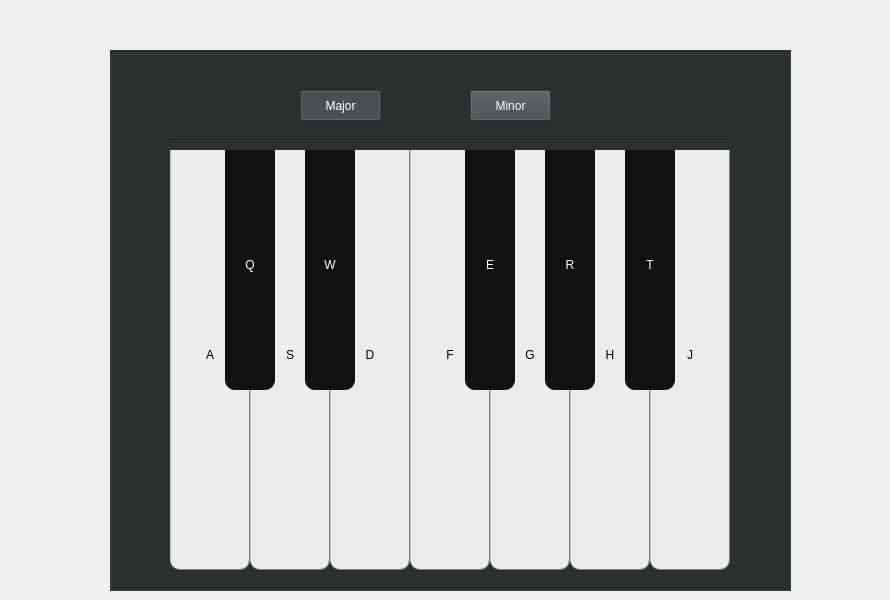
        <widget class="QWidget" name="pianoTab">
         <attribute name="icon">
          <iconset resource="../../../../../images.qrc">
           <normaloff>:/icons/icons/piano-icon.png</normaloff>:/icons/icons/piano-icon.png</iconset>
         </attribute>
         <attribute name="title">
          <string/>
         </attribute>
         <widget class="QGroupBox" name="pianoGroupBox">
          <property name="geometry">
           <rect>
            <x>110</x>
            <y>50</y>
            <width>681</width>
            <height>541</height>
           </rect>
          </property>
          <property name="styleSheet">
           <string notr="true">background-color: rgb(46, 47, 47);</string>
          </property>
          <property name="title">
           <string/>
          </property>
          <widget class="QPushButton" name="PianoBKeyPushButton">
           <property name="geometry">
            <rect>
             <x>540</x>
             <y>90</y>
             <width>80</width>
             <height>430</height>
            </rect>
           </property>
           <property name="styleSheet">
            <string notr="true">QPushButton {
	border: 1.1px grey;
    border-radius: 10px;
    border-style: outset;
	background-color: rgb(236, 236, 236);
    }

QPushButton:hover {
	background-color: rgb(223, 223, 223);
    }

QPushButton:pressed {
	background-color: rgb(216, 216, 216);
    }</string>
           </property>
           <property name="text">
            <string>J</string>
           </property>
           <property name="shortcut">
            <string>J</string>
           </property>
          </widget>
          <widget class="QPushButton" name="PianoFKeyPushButton">
           <property name="geometry">
            <rect>
             <x>300</x>
             <y>90</y>
             <width>80</width>
             <height>430</height>
            </rect>
           </property>
           <property name="styleSheet">
            <string notr="true">QPushButton {
	border: 1.1px grey;
    border-radius: 10px;
    border-style: outset;
	background-color: rgb(236, 236, 236);
    }

QPushButton:hover {
	background-color: rgb(223, 223, 223);
    }

QPushButton:pressed {
	background-color: rgb(216, 216, 216);
    }</string>
           </property>
           <property name="text">
            <string>F</string>
           </property>
           <property name="shortcut">
            <string>F</string>
           </property>
          </widget>
          <widget class="QPushButton" name="PianoDKeyPushButton">
           <property name="geometry">
            <rect>
             <x>140</x>
             <y>90</y>
             <width>80</width>
             <height>430</height>
            </rect>
           </property>
           <property name="styleSheet">
            <string notr="true">QPushButton {
	border: 1.1px grey;
    border-radius: 10px;
    border-style: outset;
	background-color: rgb(236, 236, 236);
    }

QPushButton:hover {
	background-color: rgb(223, 223, 223);
    }

QPushButton:pressed {
	background-color: rgb(216, 216, 216);
    }</string>
           </property>
           <property name="text">
            <string>S</string>
           </property>
           <property name="shortcut">
            <string>S</string>
           </property>
          </widget>
          <widget class="QPushButton" name="PianoGKeyPushButton">
           <property name="geometry">
            <rect>
             <x>380</x>
             <y>90</y>
             <width>80</width>
             <height>430</height>
            </rect>
           </property>
           <property name="styleSheet">
            <string notr="true">QPushButton {
	border: 1.1px grey;
    border-radius: 10px;
    border-style: outset;
	background-color: rgb(236, 236, 236);
    }

QPushButton:hover {
	background-color: rgb(223, 223, 223);
    }

QPushButton:pressed {
	background-color: rgb(216, 216, 216);
    }</string>
           </property>
           <property name="text">
            <string>G</string>
           </property>
           <property name="shortcut">
            <string>G</string>
           </property>
          </widget>
          <widget class="QPushButton" name="PianoCKeyPushButton">
           <property name="geometry">
            <rect>
             <x>60</x>
             <y>90</y>
             <width>80</width>
             <height>430</height>
            </rect>
           </property>
           <property name="styleSheet">
            <string notr="true">QPushButton {
	border: 1.1px grey;
    border-radius: 10px;
    border-style: outset;
	background-color: rgb(236, 236, 236);
    }

QPushButton:hover {
	background-color: rgb(223, 223, 223);
    }

QPushButton:pressed {
	background-color: rgb(216, 216, 216);
    }</string>
           </property>
           <property name="text">
            <string>A</string>
           </property>
           <property name="shortcut">
            <string>A</string>
           </property>
          </widget>
          <widget class="QPushButton" name="PianoEKeyPushButton">
           <property name="geometry">
            <rect>
             <x>220</x>
             <y>90</y>
             <width>80</width>
             <height>430</height>
            </rect>
           </property>
           <property name="styleSheet">
            <string notr="true">QPushButton {
	border: 1.1px grey;
    border-radius: 10px;
    border-style: outset;
	background-color: rgb(236, 236, 236);
    }

QPushButton:hover {
	background-color: rgb(223, 223, 223);
    }

QPushButton:pressed {
	background-color: rgb(216, 216, 216);
    }</string>
           </property>
           <property name="text">
            <string>D</string>
           </property>
           <property name="shortcut">
            <string>D</string>
           </property>
          </widget>
          <widget class="QPushButton" name="PianoAKeyPushButton">
           <property name="geometry">
            <rect>
             <x>460</x>
             <y>90</y>
             <width>80</width>
             <height>430</height>
            </rect>
           </property>
           <property name="styleSheet">
            <string notr="true">QPushButton {
	border: 1.1px grey;
    border-radius: 10px;
    border-style: outset;
	background-color: rgb(236, 236, 236);
    }

QPushButton:hover {
	background-color: rgb(223, 223, 223);
    }

QPushButton:pressed {
	background-color: rgb(216, 216, 216);
    }</string>
           </property>
           <property name="text">
            <string>H</string>
           </property>
           <property name="shortcut">
            <string>H</string>
           </property>
          </widget>
          <widget class="QPushButton" name="PianoZKeyPushButton">
           <property name="geometry">
            <rect>
             <x>515</x>
             <y>90</y>
             <width>50</width>
             <height>250</height>
            </rect>
           </property>
           <property name="styleSheet">
            <string notr="true">QPushButton {
	color: rgb(255, 255, 255);
    border-bottom-left-radius: 10px;
    border-bottom-right-radius: 10px;
    border-style: outset;
	background-color: rgb(17, 17, 17);
    padding: 5px;
    }

QPushButton:hover {
	background-color: rgb(91, 91, 91);
    }

QPushButton:pressed {
    border-style: inset;
	background-color: rgb(97, 97, 97);
    }</string>
           </property>
           <property name="text">
            <string>T</string>
           </property>
           <property name="shortcut">
            <string>T</string>
           </property>
          </widget>
          <widget class="QPushButton" name="PianoRKeyPushButton">
           <property name="geometry">
            <rect>
             <x>355</x>
             <y>90</y>
             <width>50</width>
             <height>250</height>
            </rect>
           </property>
           <property name="styleSheet">
            <string notr="true">QPushButton {
	color: rgb(255, 255, 255);
    border-bottom-left-radius: 10px;
    border-bottom-right-radius: 10px;
    border-style: outset;
	background-color: rgb(17, 17, 17);
    padding: 5px;
    }

QPushButton:hover {
	background-color: rgb(91, 91, 91);
    }

QPushButton:pressed {
    border-style: inset;
	background-color: rgb(97, 97, 97);
    }
</string>
           </property>
           <property name="text">
            <string>E</string>
           </property>
           <property name="shortcut">
            <string>E</string>
           </property>
          </widget>
          <widget class="QPushButton" name="PianoWKeyPushButton">
           <property name="geometry">
            <rect>
             <x>195</x>
             <y>90</y>
             <width>50</width>
             <height>250</height>
            </rect>
           </property>
           <property name="styleSheet">
            <string notr="true">QPushButton {
	color: rgb(255, 255, 255);
    border-bottom-left-radius: 10px;
    border-bottom-right-radius: 10px;
    border-style: outset;
	background-color: rgb(17, 17, 17);
    padding: 5px;
    }

QPushButton:hover {
	background-color: rgb(91, 91, 91);
    }

QPushButton:pressed {
    border-style: inset;
	background-color: rgb(97, 97, 97);
    }</string>
           </property>
           <property name="text">
            <string>W</string>
           </property>
           <property name="shortcut">
            <string>W</string>
           </property>
          </widget>
          <widget class="QPushButton" name="PianoTKeyPushButton">
           <property name="geometry">
            <rect>
             <x>435</x>
             <y>90</y>
             <width>50</width>
             <height>250</height>
            </rect>
           </property>
           <property name="styleSheet">
            <string notr="true">QPushButton {
	color: rgb(255, 255, 255);
    border-bottom-left-radius: 10px;
    border-bottom-right-radius: 10px;
    border-style: outset;
	background-color: rgb(17, 17, 17);
    padding: 5px;
    }

QPushButton:hover {
	background-color: rgb(91, 91, 91);
    }

QPushButton:pressed {
    border-style: inset;
	background-color: rgb(97, 97, 97);
    }</string>
           </property>
           <property name="text">
            <string>R</string>
           </property>
           <property name="shortcut">
            <string>R</string>
           </property>
          </widget>
          <widget class="QPushButton" name="PianoQKeyPushButton">
           <property name="geometry">
            <rect>
             <x>115</x>
             <y>90</y>
             <width>50</width>
             <height>250</height>
            </rect>
           </property>
           <property name="styleSheet">
            <string notr="true">QPushButton {
	color: rgb(255, 255, 255);
    border-bottom-left-radius: 10px;
    border-bottom-right-radius: 10px;
    border-style: outset;
	background-color: rgb(17, 17, 17);
    padding: 5px;
    }

QPushButton:hover {
	background-color: rgb(91, 91, 91);
    }

QPushButton:pressed {
    border-style: inset;
	background-color: rgb(97, 97, 97);
    }</string>
           </property>
           <property name="text">
            <string>Q</string>
           </property>
           <property name="shortcut">
            <string>Q</string>
           </property>
          </widget>
          <widget class="Line" name="line">
           <property name="geometry">
            <rect>
             <x>60</x>
             <y>80</y>
             <width>561</width>
             <height>20</height>
            </rect>
           </property>
           <property name="orientation">
            <enum>Qt::Horizontal</enum>
           </property>
          </widget>
          <widget class="QPushButton" name="pianoMajorPushButton">
           <property name="geometry">
            <rect>
             <x>190</x>
             <y>40</y>
             <width>81</width>
             <height>31</height>
            </rect>
           </property>
           <property name="styleSheet">
            <string notr="true">color: rgb(255, 255, 255);
background-color: rgb(71, 72, 74);</string>
           </property>
           <property name="text">
            <string>Major</string>
           </property>
           <property name="checkable">
            <bool>true</bool>
           </property>
           <property name="checked">
            <bool>true</bool>
           </property>
           <attribute name="buttonGroup">
            <string notr="true">buttonGroup</string>
           </attribute>
          </widget>
          <widget class="QPushButton" name="pianoMinorPshButton">
           <property name="geometry">
            <rect>
             <x>360</x>
             <y>40</y>
             <width>81</width>
             <height>31</height>
            </rect>
           </property>
           <property name="styleSheet">
            <string notr="true">color: rgb(255, 255, 255);
background-color: rgb(71, 72, 74);</string>
           </property>
           <property name="text">
            <string>Minor</string>
           </property>
           <property name="checkable">
            <bool>true</bool>
           </property>
           <attribute name="buttonGroup">
            <string notr="true">buttonGroup</string>
           </attribute>
          </widget>
         </widget>
         <widget class="QLabel" name="label_5">
          <property name="geometry">
           <rect>
            <x>30</x>
            <y>40</y>
            <width>61</width>
            <height>61</height>
           </rect>
          </property>
          <property name="text">
           <string/>
          </property>
          <property name="pixmap">
           <pixmap resource="../../../../../images.qrc">:/icons/icons/musical-note.png</pixmap>
          </property>
          <property name="scaledContents">
           <bool>true</bool>
          </property>
         </widget>
         <widget class="QLabel" name="label_19">
          <property name="geometry">
           <rect>
            <x>820</x>
            <y>30</y>
            <width>61</width>
            <height>61</height>
           </rect>
          </property>
          <property name="text">
           <string/>
          </property>
          <property name="pixmap">
           <pixmap resource="../../../../../images.qrc">:/icons/icons/musical-notes.png</pixmap>
          </property>
          <property name="scaledContents">
           <bool>true</bool>
          </property>
         </widget>
         <widget class="QLabel" name="label_20">
          <property name="geometry">
           <rect>
            <x>20</x>
            <y>200</y>
            <width>61</width>
            <height>61</height>
           </rect>
          </property>
          <property name="text">
           <string/>
          </property>
          <property name="pixmap">
           <pixmap resource="../../../../../images.qrc">:/icons/icons/stave.png</pixmap>
          </property>
          <property name="scaledContents">
           <bool>true</bool>
          </property>
         </widget>
         <widget class="QLabel" name="label_21">
          <property name="geometry">
           <rect>
            <x>820</x>
            <y>240</y>
            <width>61</width>
            <height>61</height>
           </rect>
          </property>
          <property name="text">
           <string/>
          </property>
          <property name="pixmap">
           <pixmap resource="../../../../../images.qrc">:/icons/icons/music.png</pixmap>
          </property>
          <property name="scaledContents">
           <bool>true</bool>
          </property>
         </widget>
         <widget class="QLabel" name="label_22">
          <property name="geometry">
           <rect>
            <x>20</x>
            <y>470</y>
            <width>61</width>
            <height>61</height>
           </rect>
          </property>
          <property name="text">
           <string/>
          </property>
          <property name="pixmap">
           <pixmap resource="../../../../../images.qrc">:/icons/icons/musical-note (1).png</pixmap>
          </property>
          <property name="scaledContents">
           <bool>true</bool>
          </property>
         </widget>
         <widget class="QLabel" name="label_23">
          <property name="geometry">
           <rect>
            <x>820</x>
            <y>490</y>
            <width>61</width>
            <height>61</height>
           </rect>
          </property>
          <property name="text">
           <string/>
          </property>
          <property name="pixmap">
           <pixmap resource="../../../../../images.qrc">:/icons/icons/music (1).png</pixmap>
          </property>
          <property name="scaledContents">
           <bool>true</bool>
          </property>
         </widget>
        </widget>
